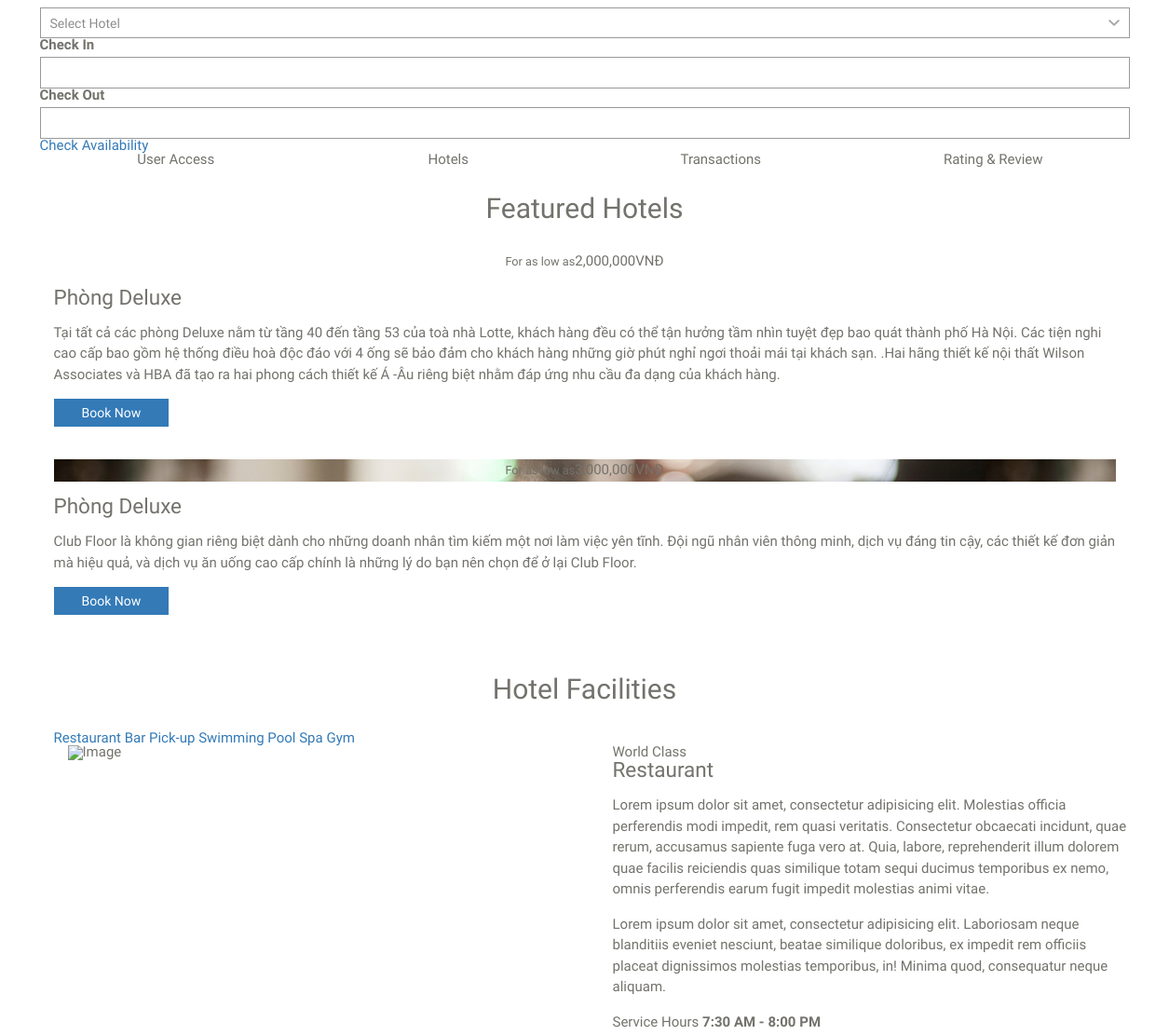
Page /client/index-php.php (middle part) on the earlier database version.
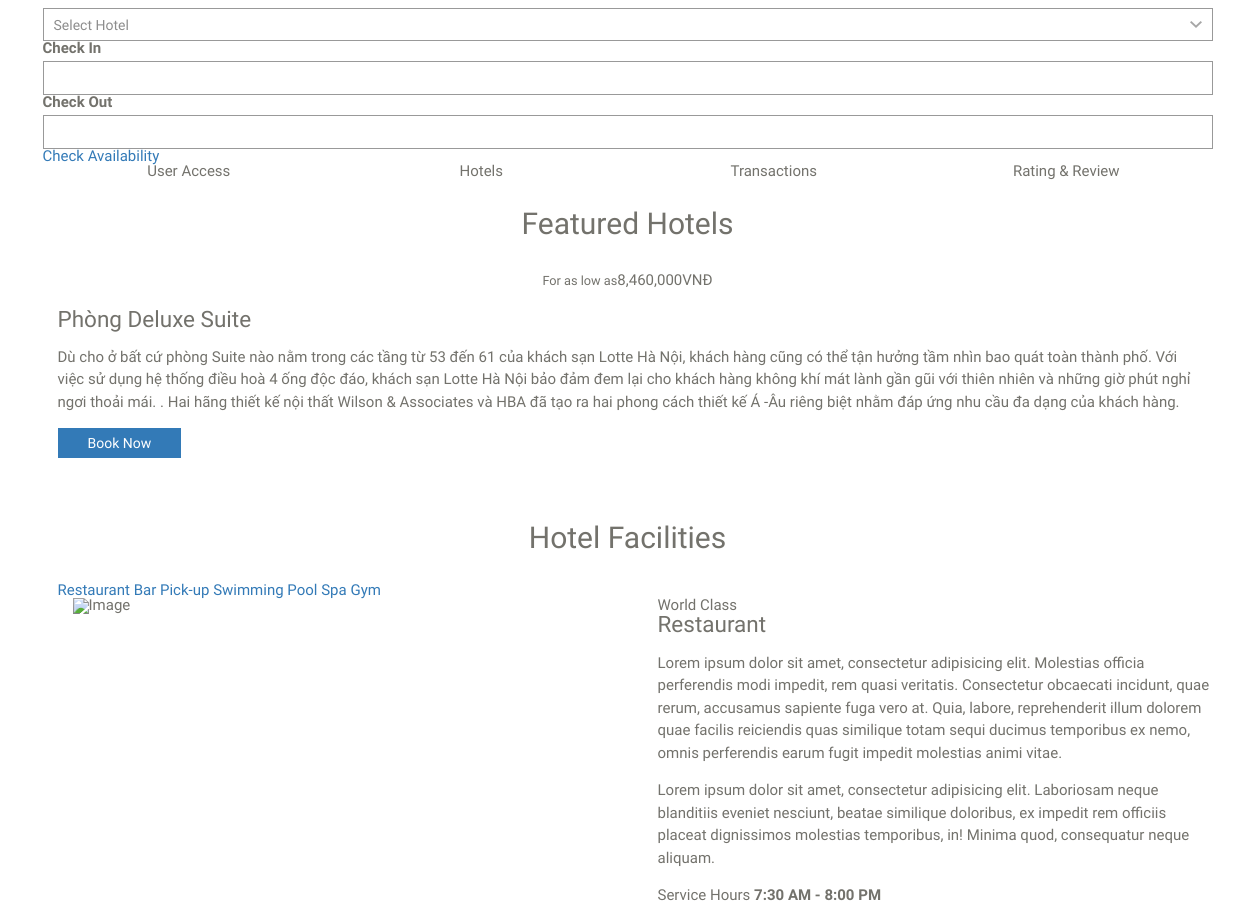
Same page on the later database version.
### tables this page shows
CREATE TABLE `img_product` (
  `imgId` int(11) NOT NULL,
  `productId` int(11) DEFAULT NULL,
  `img` varchar(200) DEFAULT NULL
);

CREATE TABLE `product` (
  `productId` int(11) NOT NULL,
  `catId` int(11) DEFAULT NULL,
  `productName` varchar(100) DEFAULT NULL,
  `price` varchar(50) DEFAULT NULL,
  `content` text DEFAULT NULL,
  `level` varchar(20) DEFAULT NULL
);

### client/index-php.php (the view, shortened to what this page needs)
<?php include("header.php");
require('../db/config.php');
?>
<div class="wrap">
	<div class="container">
		<div class="row">
			<div id="availability">
				<form action="#">
					<div class="a-col">
						<section>
							<select class="cs-select cs-skin-border">
								<option value="" disabled selected>Select Hotel</option>
							</select>
						</section>
					</div>
					<div class="a-col alternate">
						<div class="input-field">
							<label for="date-start">Check In</label>
							<input type="text" class="form-control" id="date-start" />
						</div>
					</div>
					<div class="a-col alternate">
						<div class="input-field">
							<label for="date-end">Check Out</label>
							<input type="text" class="form-control" id="date-end" />
						</div>
					</div>
					<div class="a-col action">
						<a href="#">
							<span>Check</span>
							Availability
						</a>
					</div>
				</form>
			</div>
		</div>
	</div>
</div>
<div id="fh5co-counter-section" class="fh5co-counters">
	<div class="container">
		<div class="row">
			<div class="col-md-3 text-center">
				<span class="fh5co-counter-label">User Access</span>
			</div>
			<div class="col-md-3 text-center">
				<span class="fh5co-counter-label">Hotels</span>
			</div>
			<div class="col-md-3 text-center">
				<span class="fh5co-counter-label">Transactions</span>
			</div>
			<div class="col-md-3 text-center">
				<span class="fh5co-counter-label">Rating &amp; Review</span>
			</div>
		</div>
	</div>
</div>
<div id="featured-hotel" class="fh5co-bg-color">
	<div class="container">
		<div class="row">
			<div class="col-md-12">
				<div class="section-title text-center">
					<h2>Featured Hotels</h2>
				</div>
			</div>
		</div>
		<div class="row">
			<div class="feature-full-2col">
				<?php
				$selectProduct = "SELECT * from img_product, product,categories WHERE categories.catId =product.catId and
													product.productId = img_product.productId and
													categories.catName= 'Phòng ở'
													group by img_product.productId";
				$queryProduct = mysqli_query($conn, $selectProduct);
				$path = '../admin/';
				while ($row = mysqli_fetch_assoc($queryProduct)) {
				?>
					<div class="f-hotel">
						<div class="image" style="background-image: url(<?php echo $path . $row['img'] ?>);">
							<div class="descrip text-center">
								<p><small>For as low as</small><span><?php echo number_format($row['price']) . 'VNĐ' ?></span></p>
							</div>
						</div>
						<div class="desc">
							<h3><?php echo $row['productName'] ?></h3>
							<p><?php echo $row['content']; ?> </p>
							<p><a href="#" class="btn btn-primary btn-luxe-primary">Book Now <i class="ti-angle-right"></i></a></p>
						</div>
					</div>
				<?php } ?>
			</div>
		</div>
	</div>
</div>
<div id="hotel-facilities">
	<div class="container">
		<div class="row">
			<div class="col-md-12">
				<div class="section-title text-center">
					<h2>Hotel Facilities</h2>
				</div>
			</div>
		</div>
		<div id="tabs">
			<nav class="tabs-nav">
				<a href="#" class="active" data-tab="tab1">
					<span>Restaurant</span>
				</a>
				<a href="#" data-tab="tab2">
					<span>Bar</span>
				</a>
				<a href="#" data-tab="tab3">
					<span>Pick-up</span>
				</a>
				<a href="#" data-tab="tab4">
					<span>Swimming Pool</span>
				</a>
				<a href="#" data-tab="tab5">
					<span>Spa</span>
				</a>
				<a href="#" data-tab="tab6">
					<span>Gym</span>
				</a>
			</nav>
			<div class="tab-content-container">
				<div class="tab-content active show" data-tab-content="tab1">
					<div class="container">
						<div class="row">
							<div class="col-md-6">
								<img src="images/tab_img_1.jpg" class="img-responsive" alt="Image">
							</div>
							<div class="col-md-6">
								<span class="super-heading-sm">World Class</span>
								<h3 class="heading">Restaurant</h3>
								<p>Lorem ipsum dolor sit amet, consectetur adipisicing elit. Molestias
									officia perferendis modi impedit, rem quasi veritatis. Consectetur
									obcaecati incidunt, quae rerum, accusamus sapiente fuga vero at. Quia,
									labore, reprehenderit illum dolorem quae facilis reiciendis quas
									similique totam sequi ducimus temporibus ex nemo, omnis perferendis
									earum fugit impedit molestias animi vitae.</p>
								<p>Lorem ipsum dolor sit amet, consectetur adipisicing elit. Laboriosam
									neque blanditiis eveniet nesciunt, beatae similique doloribus, ex
									impedit rem officiis placeat dignissimos molestias temporibus, in!
									Minima quod, consequatur neque aliquam.</p>
								<p class="service-hour">
									<span>Service Hours</span>
									<strong>7:30 AM - 8:00 PM</strong>
								</p>
							</div>
						</div>
					</div>
				</div>
			</div>
		</div>
	</div>
</div>
<?php include("footer.php") ?>

Differences in the rows shown:
removed img_product: productId.price "2,000,000", productId.productName "Phòng Deluxe", productId.content "Tại tất cả các phòng Deluxe nằm từ tầng 40 đến tầng 53 của toà nhà Lotte, khách hàng đều có thể tận hưởng tầm nhìn tuyệt đẹp bao quát thành phố Hà Nội. Các tiện nghi cao cấp bao gồm hệ thống điều hoà độc đáo với 4 ống sẽ bảo đảm cho khách hàng những giờ phút nghỉ ngơi thoải mái tại khách sạn. .Hai hãng thiết kế nội thất Wilson Associates và HBA đã tạo ra hai phong cách thiết kế Á -Âu riêng biệt nhằm đáp ứng nhu cầu đa dạng của khách hàng."
removed img_product: img (picture), productId.price "3,000,000", productId.productName "Phòng Deluxe", productId.content "Club Floor là không gian riêng biệt dành cho những doanh nhân tìm kiếm một nơi làm việc yên tĩnh. Đội ngũ nhân viên thông minh, dịch vụ đáng tin cậy, các thiết kế đơn giản mà hiệu quả, và dịch vụ ăn uống cao cấp chính là những lý do bạn nên chọn để ở lại Club Floor."
added img_product: productId.price "8,460,000", productId.productName "Phòng Deluxe Suite", productId.content "Dù cho ở bất cứ phòng Suite nào nằm trong các tầng từ 53 đến 61 của khách sạn Lotte Hà Nội, khách hàng cũng có thể tận hưởng tầm nhìn bao quát toàn thành phố. Với việc sử dụng hệ thống điều hoà 4 ống độc đáo, khách sạn Lotte Hà Nội bảo đảm đem lại cho khách hàng không khí mát lành gần gũi với thiên nhiên và những giờ phút nghỉ ngơi thoải mái. . Hai hãng thiết kế nội thất Wilson & Associates và HBA đã tạo ra hai phong cách thiết kế Á -Âu riêng biệt nhằm đáp ứng nhu cầu đa dạng của khách hàng."
